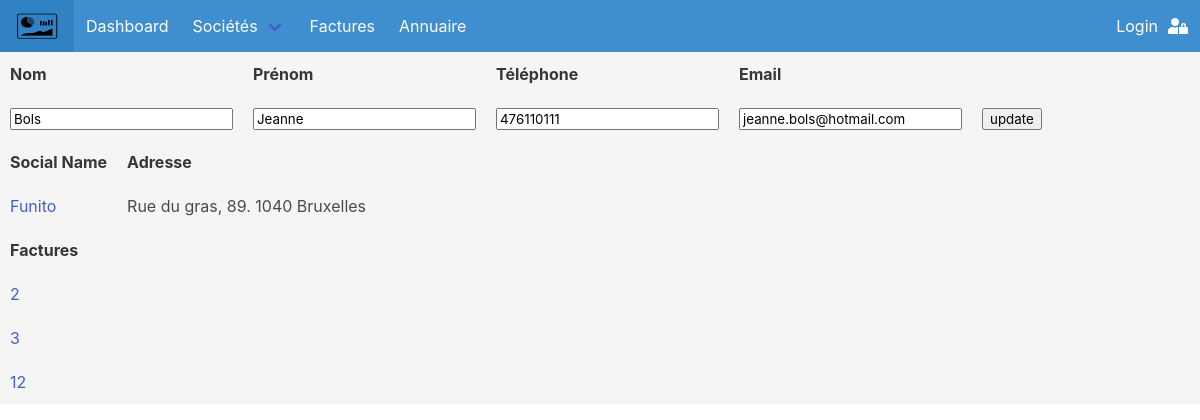
Page /?page=detailcontact&annuaire=10 on the committed database.
### tables this page shows
CREATE TABLE `personnes` (
  `idpersonnes` int(11) NOT NULL,
  `name` varchar(20) NOT NULL,
  `firstname` varchar(20) NOT NULL,
  `personnesphone` int(20) NOT NULL,
  `email` varchar(45) NOT NULL,
  `idsociete` int(11) DEFAULT NULL
);

CREATE TABLE `societe` (
  `idsociete` int(11) NOT NULL,
  `socialname` varchar(45) NOT NULL,
  `adresse` varchar(45) NOT NULL,
  `country` varchar(45) NOT NULL,
  `tvanumber` int(3) NOT NULL,
  `telephonesociete` int(20) NOT NULL
);

CREATE TABLE `factures` (
  `idfactures` int(11) NOT NULL,
  `datefacture` date NOT NULL,
  `prestationmotif` varchar(45) NOT NULL,
  `idsociete` int(11) DEFAULT NULL,
  `idpersonnes` int(11) DEFAULT NULL
);

### controllers/detailcontact.control.php (called while the page is built)
<?php
require "controllers/partials/partial.control.php";
require "models/detailcontact.model.php";
require "views/detailcontact.view.php";
?>

### models/detailcontact.model.php (called while the page is built, shortened)
<?php
$displayDetailsPersonnes = $dbh->prepare('SELECT personnes.name, personnes.firstname, personnes.personnesphone, personnes.email FROM personnes WHERE personnes.idpersonnes = :idpersonnes');
$displayDetailsPersonnes2 = $dbh->prepare('SELECT * FROM factures WHERE factures.idpersonnes = :idpersonnes');
$displayDetailsPersonnes3 = $dbh->prepare('SELECT societe.idsociete, societe.socialname, societe.adresse FROM societe LEFT JOIN personnes ON societe.idsociete = personnes.idsociete WHERE personnes.idpersonnes = :idpersonnes');
$displayDetailsPersonnes->bindParam(':idpersonnes', $idpersonnes);
$displayDetailsPersonnes2->bindParam(':idpersonnes', $idpersonnes);
$displayDetailsPersonnes3->bindParam(':idpersonnes', $idpersonnes);
if (isset($_GET['annuaire'])) {
  $displayDetailsPersonnes->execute();
  $displayDetailsPersonnes2->execute();
  $displayDetailsPersonnes3->execute();
}
 ?>

### views/detailcontact.view.php (the view, shortened to what this page needs)
   <table>
      <thead>
        <th>nom</th>
        <th>prénom</th>
        <th>téléphone</th>
        <th>email</th>
      </thead>
      <tbody>
        <?php while ($donnee = $displayDetailsPersonnes->fetch()) { ?>
          <tr>
            <td>
              <input type="text" name="name" value="<?php echo $donnee['name'] ?>">
            </td>
            <td>
              <input type="text" name="firstname" value="<?php echo $donnee['firstname'] ?>">
            </td>
            <td>
              <input type="number" name="personnesphone" value="<?php echo $donnee['personnesphone'] ?>">
            </td>
            <td>
              <input type="email" name="email" value="<?php echo $donnee['email'] ?>">
            </td>
             <td><input type="submit" name="update" value="update"></td>
          </tr>
        <?php } ?>
      </tbody>
    </table>
    <table>
      <thead>
        <th>social name</th>
        <th>adresse</th>
      </thead>
      <tbody>
        <?php while ($donnee3 = $displayDetailsPersonnes3->fetch()) { ?>
          <tr>
            <td><a href="?page=detailsociete&societe=<?php echo $donnee3['idsociete'] ?>"><?php echo $donnee3['socialname'] ?></a>
            </td>
            <td><?php echo $donnee3['adresse']?></td>
          </tr>
        <?php } ?>
      </tbody>
    </table>
    <table>
      <thead>
        <th>factures</th>
      </thead>
      <tbody>
        <?php while ($donnee2 = $displayDetailsPersonnes2->fetch()) { ?>
          <tr>
            <td><a href="?page=detailfacture&factures=<?php echo $donnee2['idfactures'] ?>"><?php echo $donnee2['idfactures'] ?></a>
            </td>
          </tr>
        <?php } ?>
      </tbody>
    </table>
  </body>
</html>

### assets/css/style.css (style rules this page uses)
body { background-color: #F5F5F5; }
th, td { padding: 10px; }
th { background-color: #F5F5F5; text-transform: capitalize; }

### rows in the picture
personnes: name "Bols", firstname "Jeanne", personnesphone "476110111", email "jeanne.bols@hotmail.com"
societe: socialname "Funito", adresse "Rue du gras, 89. 1040 Bruxelles"
factures: idfactures "2"
factures: idfactures "3"
factures: idfactures "12"
